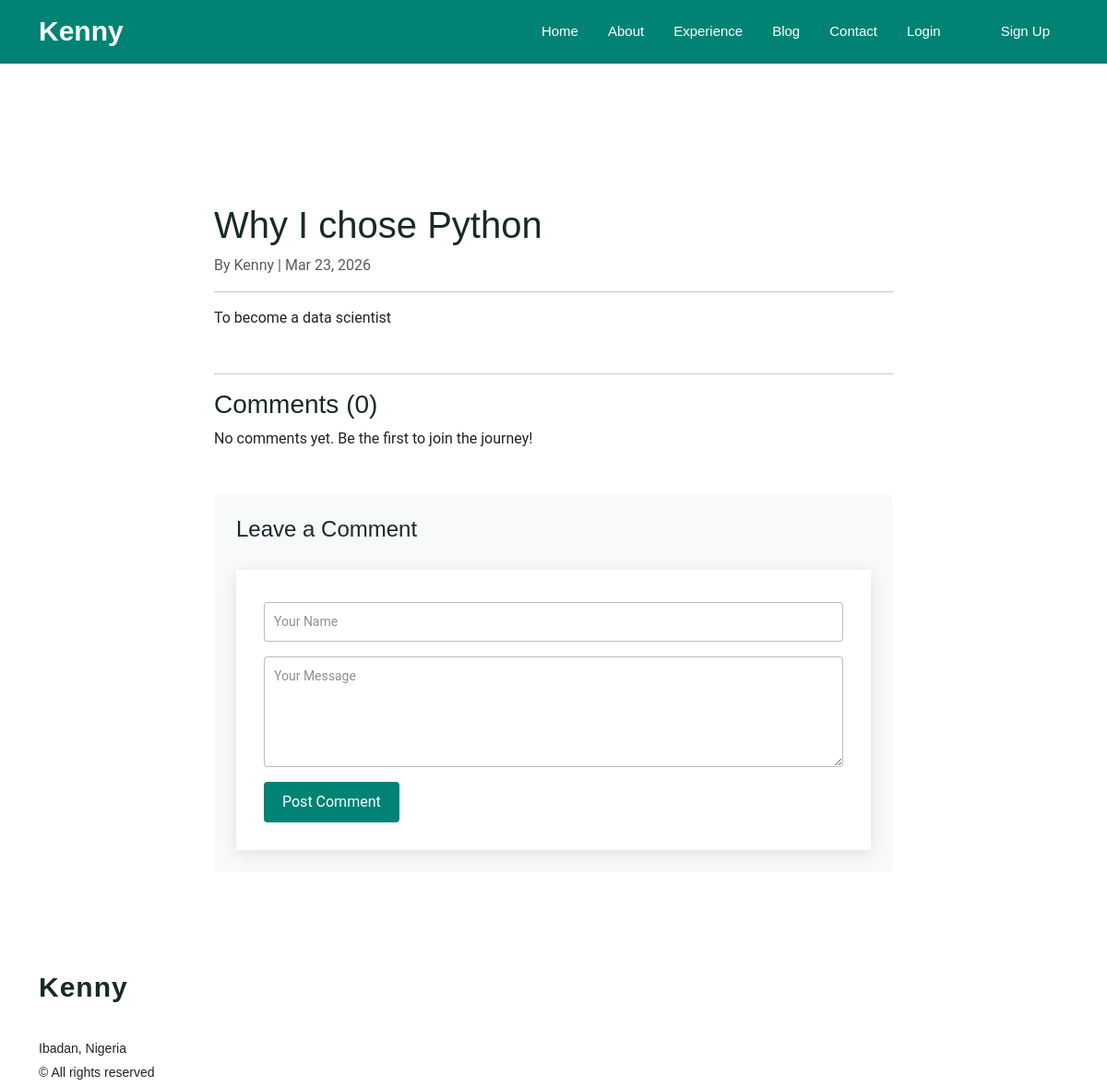
Page /blog/1/ on the committed database.
### pages/models.py (models this page shows, shortened)
class Post(models.Model):
    title = models.CharField(max_length=200)
    category = models.CharField(max_length=100, default="Tech") # e.g., Python, Crypto, NYSC
    date = models.DateField(auto_now_add=True)
    image = models.ImageField(upload_to='blog/', blank=True, null=True)
    content = models.TextField()

### pages/views.py (the view)
# urls.py: path('blog/<int:pk>/', views.blog_detail, name='blog_detail'), # For the comments page later
def blog_detail(request, pk):
    post = get_object_or_404(Post, pk=pk)
    comments = post.comments.all()
    if request.method == "POST":
        name = request.POST.get('name')
        body = request.POST.get('body')
        Comment.objects.create(post=post, name=name, body=body)
        return redirect('blog_detail', pk=post.pk)
    return render(request, 'pages/blog_detail.html', {'post': post, 'comments': comments})

### pages/templates/pages/blog_detail.html (shortened to what this page needs)
{% extends 'pages/base.html' %}
{% block content %}
<section class="section" style="padding-top: 120px;">
    <div class="container">
        <div class="row">
            <div class="col-lg-8 mx-auto">
                <h1>{{ post.title }}</h1>
                <p class="text-muted">By {{ post.author|default:"Kenny" }} | {{ post.date|date:"M d, Y" }}</p>
                <hr>
                <div class="content mb-5">
                    {{ post.content|linebreaks }}
                </div>
                <hr>
                <h3>Comments ({{ comments.count }})</h3>
                {% for comment in comments %}
                    <div class="card mb-3 shadow-sm">
                        <div class="card-body">
                            <strong>{{ comment.name }}</strong>
                            <small class="text-muted">- {{ comment.created_at|timesince }} ago</small>
                            <p class="mt-2">{{ comment.body }}</p>
                        </div>
                    </div>
                {% empty %}
                    <p>No comments yet. Be the first to join the journey!</p>
                {% endfor %}
                <div class="comment-form mt-5 p-4 bg-light rounded">
                    <h4>Leave a Comment</h4>
                    <form method="POST">
                        <div class="mb-3">
                            <input type="text" name="name" class="form-control" placeholder="Your Name" required>
                        </div>
                        <div class="mb-3">
                            <textarea name="body" class="form-control" rows="4" placeholder="Your Message" required></textarea>
                        </div>
                        <button type="submit" class="btn btn-primary">Post Comment</button>
                    </form>
                </div>
            </div>
        </div>
    </div>
</section>
{% endblock %}

### pages/static/pages/assets/css/main.css (style rules this page uses)
:root { --default-font: "Roboto", system-ui, -apple-system, "Segoe UI", Roboto, "Helvetica Neue", Arial, "Noto Sans", "Liberation Sans", sans-serif, "Apple Color Emoji", "Segoe UI Emoji", "Segoe UI Symbol", "Noto Color Emoji"; --heading-font: "Montserrat", sans-serif; --nav-font: "Poppins", sans-serif; }
:root { --background-color: #ffffff; --default-color: #222222; --heading-color: #172a28; --accent-color: #008374; --surface-color: #ffffff; --contrast-color: #ffffff; }
:root { --nav-color: #ffffff; --nav-hover-color: #008374; --nav-mobile-background-color: #ffffff; --nav-dropdown-background-color: #ffffff; --nav-dropdown-color: #01433c; --nav-dropdown-hover-color: #008374; }
:root { scroll-behavior: smooth; }
body { color: var(--default-color); background-color: var(--background-color); font-family: var(--default-font); }
h1, h2, h3, h4, h5, h6 { color: var(--heading-color); font-family: var(--heading-font); }
section, .section { color: var(--default-color); background-color: var(--background-color); padding: 60px 0; scroll-margin-top: 112px; overflow: clip; }
.comment-form { padding-top: 10px; }
.comment-form form { background-color: var(--surface-color); margin-top: 30px; padding: 30px; box-shadow: 0 4px 16px rgba(0, 0, 0, 0.1); }
.comment-form form input { background-color: var(--surface-color); color: var(--default-color); border: 1px solid color-mix(in srgb, var(--default-color), transparent 70%); font-size: 14px; border-radius: 4px; padding: 10px 10px; }
.comment-form form input::placeholder { color: color-mix(in srgb, var(--default-color), transparent 50%); }
.comment-form form textarea { background-color: var(--surface-color); color: var(--default-color); border: 1px solid color-mix(in srgb, var(--default-color), transparent 70%); border-radius: 4px; padding: 10px 10px; font-size: 14px; height: 120px; }
.comment-form form textarea::placeholder { color: color-mix(in srgb, var(--default-color), transparent 50%); }
.comment-form form .btn-primary { border-radius: 4px; padding: 10px 20px; border: 0; background-color: var(--accent-color); color: var(--contrast-color); }

### pages/templates/pages/base.html (style rules this page uses)
input[type="text"], input[type="password"], input[type="email"] { display: block; width: 100%; padding: 10px 15px; font-size: 1rem; color: #495057; background-color: #fff; border: 1px solid #ced4da; border-radius: 4px; margin-top: 5px; margin-bottom: 15px; }

### rows in the picture
Post: title "Why I chose Python", date "Mar 23, 2026", content "To become a data scientist", count "0"

### other values in the picture
{{ post.author|default:"Kenny" }} "Kenny"
